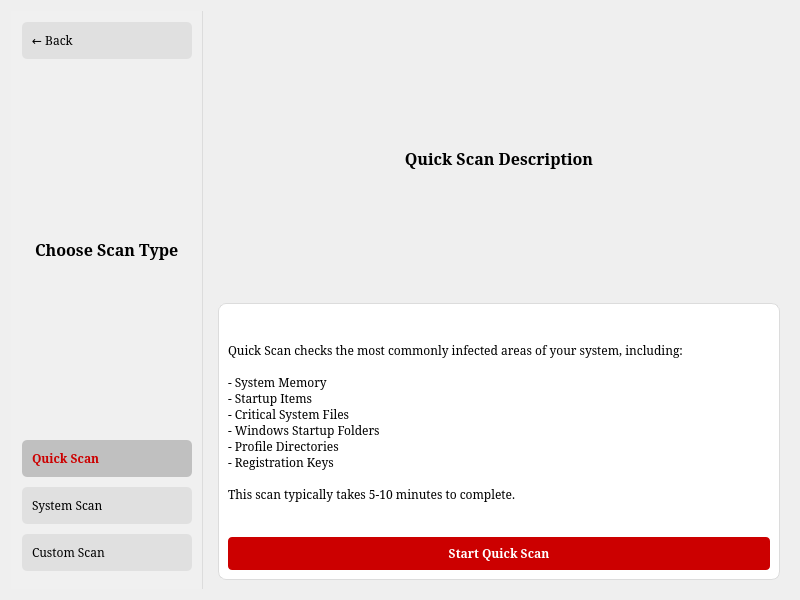
<?xml version="1.0" encoding="UTF-8"?>
<ui version="4.0">
 <class>ScanTypePage</class>
 <widget class="QWidget" name="ScanTypePage">
  <property name="geometry">
   <rect>
    <x>0</x>
    <y>0</y>
    <width>800</width>
    <height>600</height>
   </rect>
  </property>
  <layout class="QHBoxLayout" name="horizontalLayout">
   <item>
    <widget class="QFrame" name="sidePanel">
     <property name="maximumWidth">
      <number>200</number>
     </property>
     <property name="styleSheet">
      <string notr="true">QFrame#sidePanel {
    background-color: #f0f0f0;
    border-right: 1px solid #dcdcdc;
}
QPushButton {
    text-align: left;
    padding: 10px;
    border: none;
    background-color: #e0e0e0;
    border-radius: 5px;
    margin: 2px;
}
QPushButton:hover {
    background-color: #d0d0d0;
}
QPushButton:checked {
    background-color: #c0c0c0;
    color: #cc0000;
    font-weight: bold;
}
QLabel#titleLabel {
    font-size: 16px;
    font-weight: bold;
    padding: 10px;
    background: none;
}</string>
     </property>
     <layout class="QVBoxLayout" name="verticalLayout">
      <item>
       <widget class="QPushButton" name="backButton">
        <property name="font">
         <font>
          <family>Serif</family>
         </font>
        </property>
        <property name="text">
         <string>← Back</string>
        </property>
       </widget>
      </item>
      <item>
       <widget class="QLabel" name="titleLabel">
        <property name="font">
         <font>
          <family>Serif</family>
          <pointsize>-1</pointsize>
          <bold>true</bold>
         </font>
        </property>
        <property name="text">
         <string>Choose Scan Type</string>
        </property>
       </widget>
      </item>
      <item>
       <widget class="QPushButton" name="quickScanButton">
        <property name="font">
         <font>
          <family>Serif</family>
         </font>
        </property>
        <property name="text">
         <string>Quick Scan</string>
        </property>
        <property name="checkable">
         <bool>true</bool>
        </property>
        <property name="checked">
         <bool>true</bool>
        </property>
       </widget>
      </item>
      <item>
       <widget class="QPushButton" name="systemScanButton">
        <property name="font">
         <font>
          <family>Serif</family>
         </font>
        </property>
        <property name="text">
         <string>System Scan</string>
        </property>
        <property name="checkable">
         <bool>true</bool>
        </property>
       </widget>
      </item>
      <item>
       <widget class="QPushButton" name="customScanButton">
        <property name="font">
         <font>
          <family>Serif</family>
         </font>
        </property>
        <property name="text">
         <string>Custom Scan</string>
        </property>
        <property name="checkable">
         <bool>true</bool>
        </property>
       </widget>
      </item>
      <item>
       <spacer name="verticalSpacer">
        <property name="orientation">
         <enum>Qt::Vertical</enum>
        </property>
       </spacer>
      </item>
     </layout>
    </widget>
   </item>
   <item>
    <widget class="QStackedWidget" name="stackedWidget">
     <widget class="QWidget" name="quickScanPage">
      <layout class="QVBoxLayout" name="verticalLayout_2">
       <item>
        <widget class="QLabel" name="quickScanTitle">
         <property name="font">
          <font>
           <family>Serif</family>
           <pointsize>12</pointsize>
           <bold>true</bold>
          </font>
         </property>
         <property name="text">
          <string>Quick Scan Description</string>
         </property>
         <property name="alignment">
          <set>Qt::AlignCenter</set>
         </property>
        </widget>
       </item>
       <item>
        <widget class="QFrame" name="quickScanFrame">
         <property name="styleSheet">
          <string notr="true">QFrame {
    background-color: white;
    border: 1px solid #dcdcdc;
    border-radius: 8px;
}</string>
         </property>
         <layout class="QVBoxLayout" name="verticalLayout_5">
          <item>
           <widget class="QLabel" name="quickScanLabel">
            <property name="font">
             <font>
              <family>Serif</family>
             </font>
            </property>
            <property name="styleSheet">
             <string notr="true">border: none;</string>
            </property>
            <property name="text">
             <string>Quick Scan checks the most commonly infected areas of your system, including:

- System Memory
- Startup Items
- Critical System Files
- Windows Startup Folders
- Profile Directories
- Registration Keys

This scan typically takes 5-10 minutes to complete.</string>
            </property>
            <property name="wordWrap">
             <bool>true</bool>
            </property>
           </widget>
          </item>
          <item>
           <widget class="QPushButton" name="startQuickScanButton">
            <property name="font">
             <font>
              <family>Serif</family>
             </font>
            </property>
            <property name="styleSheet">
             <string notr="true">QPushButton {
    background-color: #cc0000;
    color: white;
    border: none;
    padding: 8px 16px;
    border-radius: 4px;
    font-weight: bold;
}
QPushButton:hover {
    background-color: #b30000;
}
QPushButton:pressed {
    background-color: #990000;
}</string>
            </property>
            <property name="text">
             <string>Start Quick Scan</string>
            </property>
           </widget>
          </item>
         </layout>
        </widget>
       </item>
      </layout>
     </widget>
     <widget class="QWidget" name="systemScanPage">
      <layout class="QVBoxLayout" name="verticalLayout_3">
       <item>
        <widget class="QLabel" name="systemScanTitle">
         <property name="font">
          <font>
           <family>Serif</family>
           <pointsize>12</pointsize>
           <bold>true</bold>
          </font>
         </property>
         <property name="text">
          <string>System Scan Description</string>
         </property>
         <property name="alignment">
          <set>Qt::AlignCenter</set>
         </property>
        </widget>
       </item>
       <item>
        <widget class="QFrame" name="systemScanFrame">
         <property name="styleSheet">
          <string notr="true">QFrame {
    background-color: white;
    border: 1px solid #dcdcdc;
    border-radius: 8px;
}</string>
         </property>
         <layout class="QVBoxLayout" name="verticalLayout_6">
          <item>
           <widget class="QLabel" name="systemScanLabel">
            <property name="font">
             <font>
              <family>Serif</family>
             </font>
            </property>
            <property name="styleSheet">
             <string notr="true">border: none;</string>
            </property>
            <property name="text">
             <string>System Scan performs a thorough check of your entire system, including:

- All Files and Directories
- Running Processes
- System Registry
- Hidden Files
- Network Connections
- System Memory
- Bootable Sectors

This scan may take 30-60 minutes depending on your system.</string>
            </property>
            <property name="wordWrap">
             <bool>true</bool>
            </property>
           </widget>
          </item>
          <item>
           <widget class="QPushButton" name="startSystemScanButton">
            <property name="font">
             <font>
              <family>Serif</family>
             </font>
            </property>
            <property name="styleSheet">
             <string notr="true">QPushButton {
    background-color: #cc0000;
    color: white;
    border: none;
    padding: 8px 16px;
    border-radius: 4px;
    font-weight: bold;
}
QPushButton:hover {
    background-color: #b30000;
}
QPushButton:pressed {
    background-color: #990000;
}</string>
            </property>
            <property name="text">
             <string>Start System Scan</string>
            </property>
           </widget>
          </item>
         </layout>
        </widget>
       </item>
      </layout>
     </widget>
     <widget class="QWidget" name="customScanPage">
      <layout class="QVBoxLayout" name="verticalLayout_4">
       <item>
        <widget class="QLabel" name="customScanTitle">
         <property name="font">
          <font>
           <family>Serif</family>
           <pointsize>12</pointsize>
           <bold>true</bold>
          </font>
         </property>
         <property name="text">
          <string>Custom Scan Description</string>
         </property>
         <property name="alignment">
          <set>Qt::AlignCenter</set>
         </property>
        </widget>
       </item>
       <item>
        <widget class="QFrame" name="customScanFrame">
         <property name="styleSheet">
          <string notr="true">QFrame {
    background-color: white;
    border: 1px solid #dcdcdc;
    border-radius: 8px;
}</string>
         </property>
         <layout class="QVBoxLayout" name="verticalLayout_7">
          <item>
           <widget class="QLabel" name="customScanLabel">
            <property name="font">
             <font>
              <family>Serif</family>
             </font>
            </property>
            <property name="styleSheet">
             <string notr="true">border: none;</string>
            </property>
            <property name="text">
             <string>Custom Scan allows you to select specific locations to scan:

- Choose specific files or folders
- Select drives to scan
- Customize scan settings
- Set scan priorities
- Choose scan depth
- Select file types to scan

Scan time varies based on selected items.</string>
            </property>
            <property name="wordWrap">
             <bool>true</bool>
            </property>
           </widget>
          </item>
          <item>
           <widget class="QPushButton" name="browseButton">
            <property name="font">
             <font>
              <family>Serif</family>
             </font>
            </property>
            <property name="styleSheet">
             <string notr="true">QPushButton {
    background-color: #666666;
    color: white;
    border: none;
    padding: 8px 16px;
    border-radius: 4px;
    font-weight: bold;
}
QPushButton:hover {
    background-color: #555555;
}
QPushButton:pressed {
    background-color: #444444;
}</string>
            </property>
            <property name="text">
             <string>Browse...</string>
            </property>
           </widget>
          </item>
          <item>
           <widget class="QPushButton" name="startCustomScanButton">
            <property name="font">
             <font>
              <family>Serif</family>
             </font>
            </property>
            <property name="styleSheet">
             <string notr="true">QPushButton {
    background-color: #cc0000;
    color: white;
    border: none;
    padding: 8px 16px;
    border-radius: 4px;
    font-weight: bold;
}
QPushButton:hover {
    background-color: #b30000;
}
QPushButton:pressed {
    background-color: #990000;
}</string>
            </property>
            <property name="text">
             <string>Start Custom Scan</string>
            </property>
           </widget>
          </item>
         </layout>
        </widget>
       </item>
      </layout>
     </widget>
    </widget>
   </item>
  </layout>
 </widget>
 <resources/>
 <connections/>
</ui>
